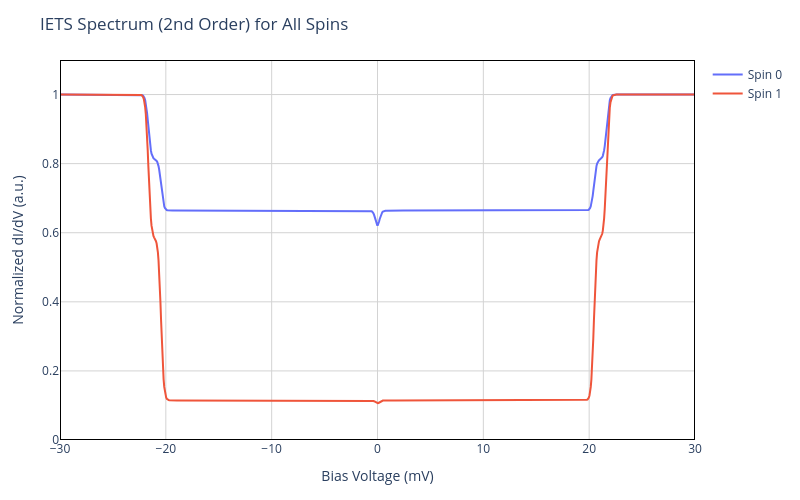

The notebook cell saved with this chart:
### Markdown cell above
## IETS Spectrum

### Code cell
dIdV.plot_IETS(spinsys, V_array=np.linspace(-30,30,1000), norm=True, order='2nd', plotAllSpins=True);

### Figure 1 — Plotly figure (JSON) as saved in the notebook; plotly's stock layout.template omitted (floating-point values rounded to 4 significant figures; data arrays with more than 128 entries replaced by an {"elided": "..."} marker saying what was removed)
{"data": [{"line": {"color": "#636EFA", "width": 2}, "mode": "lines", "name": "Spin 0", "type": "scatter", "x": {"elided": "1000 float values"}, "y": {"elided": "1000 float values"}}, {"line": {"color": "#EF553B", "width": 2}, "mode": "lines", "name": "Spin 1", "type": "scatter", "x": {"elided": "1000 float values"}, "y": {"elided": "1000 float values"}}], "layout": {"height": 500, "margin": {"b": 60, "l": 60, "r": 20, "t": 60}, "paper_bgcolor": "white", "plot_bgcolor": "white", "shapes": [{"fillcolor": "rgba(0,0,0,0)", "line": {"color": "black", "width": 2}, "type": "rect", "x0": -30, "x1": 30, "xref": "x", "y0": 0, "y1": 1.1, "yref": "y"}], "title": {"text": "IETS Spectrum (2nd Order) for All Spins"}, "width": 800, "xaxis": {"gridcolor": "lightgray", "range": [-30, 30], "showgrid": true, "title": {"text": "Bias Voltage (mV)"}, "zeroline": false}, "yaxis": {"gridcolor": "lightgray", "range": [0, 1.1], "showgrid": true, "title": {"text": "Normalized dI/dV (a.u.)"}, "zeroline": false}}}
